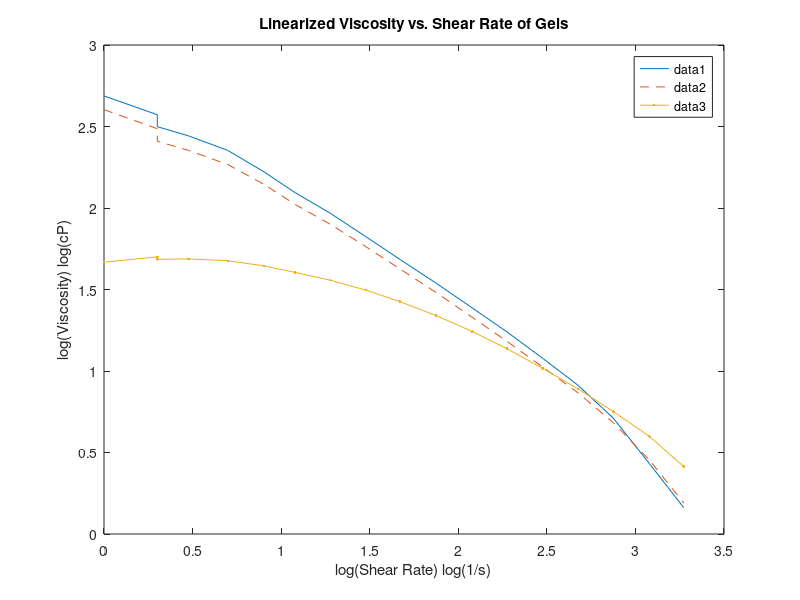

This figure's MATLAB source:
%%BME307, HW3, Question 5
%%Mackenzie Marques
S1 = [1 2 2 3 5 8 12 19 30 47 75 120 188 300 473 750 1200 1875];
V1 = [48687 37351 31537 27722 22551 16670 12417 9266 6682 4826 3457 2436 1740 1195 819 514 270 145];
S2 = [1 2 2 3 5 8 12 19 30 47 75 120 188 300 473 750 1200 1875];
V2 = [40112 30665 25676 22563 18482 13967 10509 7929 5802 4217 3030 2133 1523 1057 736 482 284 155];
S3 = [1 2 2 3 5 8 12 19 30 47 75 120 188 300 473 750 1200 1875];
V3 = [4651 5014 4844 4869 4748 4418 4024 3604 3136 2662 2187 1747 1371 1038 778 564 397 259];
S1norm = log10(S1);
V1norm = log10(V1/100);
S2norm = log10(S2);
V2norm = log10(V2/100);
S3norm = log10(S3);
V3norm = log10(V3/100);
plot(S1norm, V1norm, S2norm, V2norm, '--', S3norm, V3norm, '.-');
title('Linearized Viscosity vs. Shear Rate of Gels');
xlabel('log(Shear Rate) log(1/s)');
ylabel('log(Viscosity) log(cP)');
legend
